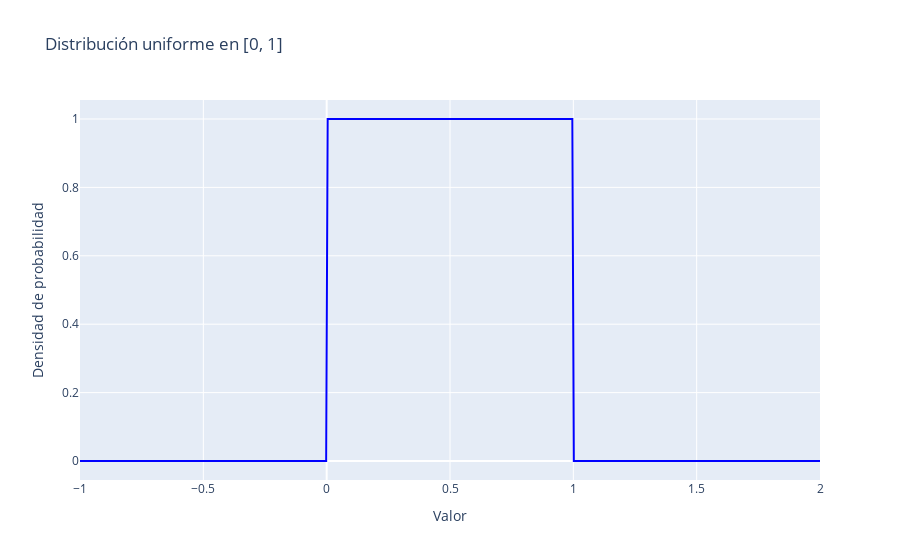

The notebook cell saved with this chart:
### Markdown cell above
# Simulación de variables aleatorias reales

Nuestro **objetivo** será generar números que puedan ser considerados como realizaciones de
una variable aleatoria con una distribución de probabilidad dada.

**Spoiler!!** No existe una forma de generar números “al azar”.

Del punto de vista computacional, todos los métodos de simulación de números
“al azar” generan secuencias periódicas. Por lo tanto, se contenta con generar
una sucesión de números “seudo-aleatorios”, cuyo período es suficientemente
largo para que presenten, para el usuario, todas las características de números al
azar.

## Simulación de una variable uniforme en el intervalo $[0,1]$

La densidad de probabilidad de una variable aleatoria $U$ uniforme en [0,1] es:

\begin{equation}
f(u) = 
\begin{cases}
1 & \text{si } 0 < u < 1 \\
0 & \text{en caso contrario}
\end{cases}
\end{equation}

### Code cell
## Recuerda instalar librerías si aun no las tienes instaladas

import numpy as np
import plotly.graph_objects as go

# densidad de probabilidad teórica
x = np.linspace(-1, 2, 500) # Dominio de la función
pdf = np.where((x >= 0) & (x <= 1), 1 , 0) 

# PDF line
pdf_line = go.Scatter(
    x=x,
    y=pdf,
    mode='lines',
    name='Densidad de probabilidad teórica',
    line=dict(color='blue', width=2)
)

# Combine in a figure
fig = go.Figure(pdf_line)
fig.update_layout(
    title="Distribución uniforme en [0, 1]",
    xaxis_title="Valor",
    yaxis_title="Densidad de probabilidad",
    bargap=0.05
)

fig.show()

### Figure 1 — Plotly figure (JSON) as saved in the notebook; plotly's stock layout.template omitted (floating-point values rounded to 4 significant figures; data arrays with more than 128 entries replaced by an {"elided": "..."} marker saying what was removed)
{"data": [{"line": {"color": "blue", "width": 2}, "mode": "lines", "name": "Densidad de probabilidad teórica", "type": "scatter", "x": {"elided": "500 float values"}, "y": {"elided": "500 int values"}}], "layout": {"bargap": 0.05, "title": {"text": "Distribución uniforme en [0, 1]"}, "xaxis": {"title": {"text": "Valor"}}, "yaxis": {"title": {"text": "Densidad de probabilidad"}}}}
